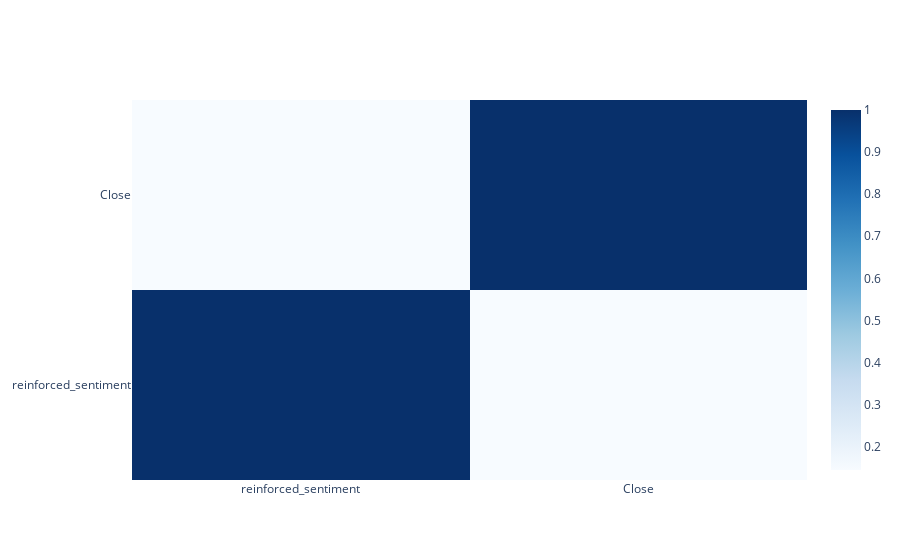

The cell this chart's notebook holds for it:
### Code cell
fig = go.Figure(data=go.Heatmap(
                z=corr.values,
                x = corr.columns,
                y= corr.index,
                colorscale='Blues',
))
fig.show()

### Figure 1 — Plotly figure (JSON) as saved in the notebook; plotly's stock layout.template omitted (floating-point values rounded to 4 significant figures)
{"data": [{"colorscale": [[0, "rgb(247,251,255)"], [0.125, "rgb(222,235,247)"], [0.25, "rgb(198,219,239)"], [0.375, "rgb(158,202,225)"], [0.5, "rgb(107,174,214)"], [0.625, "rgb(66,146,198)"], [0.75, "rgb(33,113,181)"], [0.875, "rgb(8,81,156)"], [1, "rgb(8,48,107)"]], "type": "heatmap", "x": ["reinforced_sentiment", "Close"], "y": ["reinforced_sentiment", "Close"], "z": [[1.0, 0.1444], [0.1444, 1.0]]}], "layout": {}}
